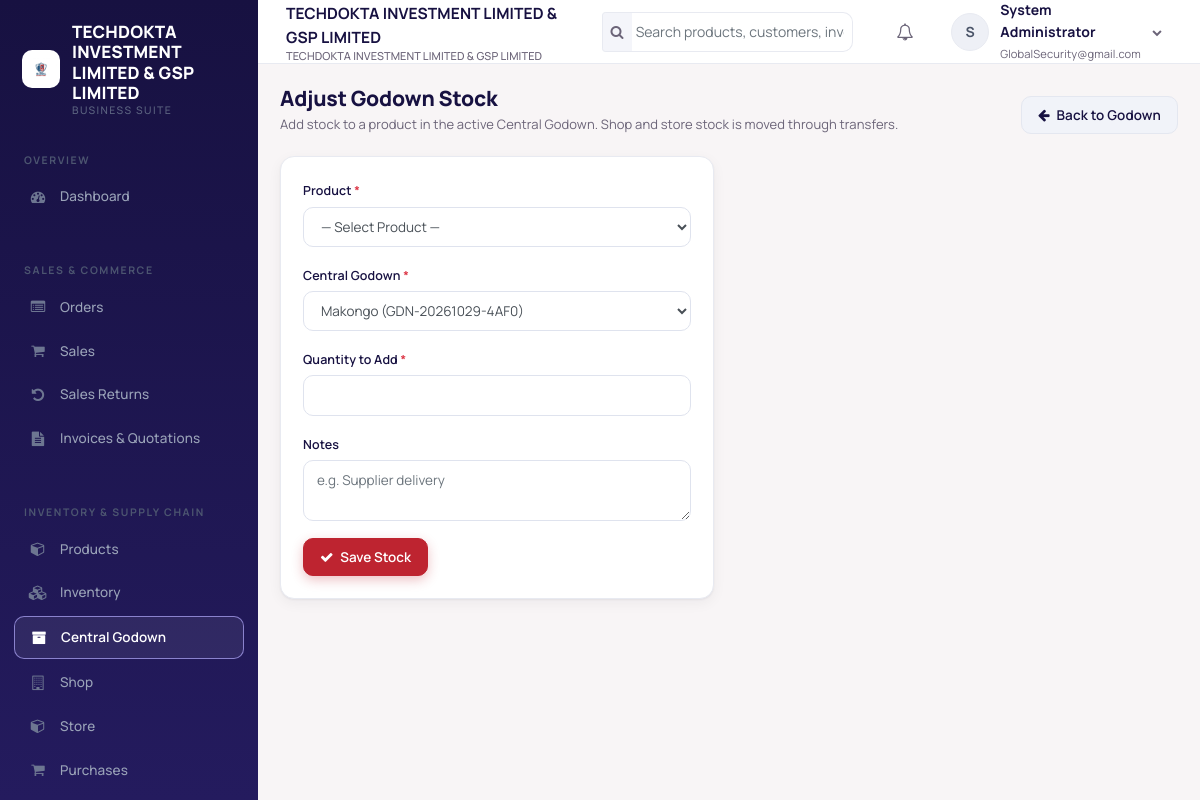
The page /inventory-adjust.php (signed in) on the database its author committed.
### tables this page shows
CREATE TABLE `users` (
  `user_id` int(10) UNSIGNED NOT NULL,
  `tenant_id` int(10) UNSIGNED NOT NULL,
  `username` varchar(100) NOT NULL,
  `email` varchar(191) NOT NULL,
  `password_hash` varchar(255) NOT NULL,
  `first_name` varchar(100) NOT NULL,
  `last_name` varchar(100) NOT NULL,
  `phone` varchar(50) DEFAULT NULL,
  `is_active` tinyint(1) NOT NULL DEFAULT 1,
  `last_login` datetime DEFAULT NULL,
  `created_at` timestamp NOT NULL DEFAULT current_timestamp()
);

### inventory-adjust.php (the view, shortened to what the rows shown need)
<?php
require_once 'header.php';
require_once 'auth_check.php';
require_once 'navbar.php';
require_once 'sidebar.php';
?>
<div class="page-head">
    <div>
        <h1 class="page-title">Adjust Godown Stock</h1>
    </div>
</div>
<?php require_once 'footer.php'; ?>

### navbar.php (shortened to what the rows shown need)
<div class="app-main">
    <header class="topbar">
        <div class="topbar-title"><?php echo isset($page_title) ? e($page_title) : e(system_title()); ?><small><?php echo e(system_title()); ?></small></div>
        <div class="topbar-search hide-xs">
            <div class="search-wrap">
            </div>
        </div>
        <div class="dropdown topbar-notify">
            <a href="#" class="topbar-icon-btn" data-toggle="dropdown" aria-haspopup="true" aria-expanded="false" title="Notifications" aria-label="Notifications">
            </a>
        </div>
        <div class="dropdown">
            <a href="#" class="user-menu" data-toggle="dropdown">
                <span class="avatar"><?php echo e(strtoupper(substr($current_user->first_name, 0, 1))); ?></span>
                <span class="hide-xs"><strong><?php echo e($current_user->fullName()); ?></strong><br><small class="text-muted"><?php echo e($current_user->email); ?></small></span>
                <i class="fa fa-chevron-down hide-xs" style="font-size:10px;color:var(--text-muted)"></i>
            </a>
        </div>
    </header>
    <main class="app-content">

### sidebar.php (shortened to what the rows shown need)
<aside class="sidebar" id="sidebar">
    <div class="sidebar-brand">
        <?php $sidebar_logo = system_logo_path(); ?>
        <?php if ($sidebar_logo !== ''): ?>
            <img src="<?php echo e($sidebar_logo); ?>" alt="" class="sidebar-logo">
        <?php endif; ?>
        <div class="brand-text"><?php echo e(system_title()); ?><small>Business Suite</small></div>
    </div>
</aside>

### rows shown on the page
users: tenant "TECHDOKTA INVESTMENT LIMITED & GSP LIMITED", first_name "S", $current_user->fullName() "System Administrator", email "GlobalSecurity@gmail.com"

### other values the page prints
form field warehouse_id "Makongo (GDN-20261029-4AF0)"
